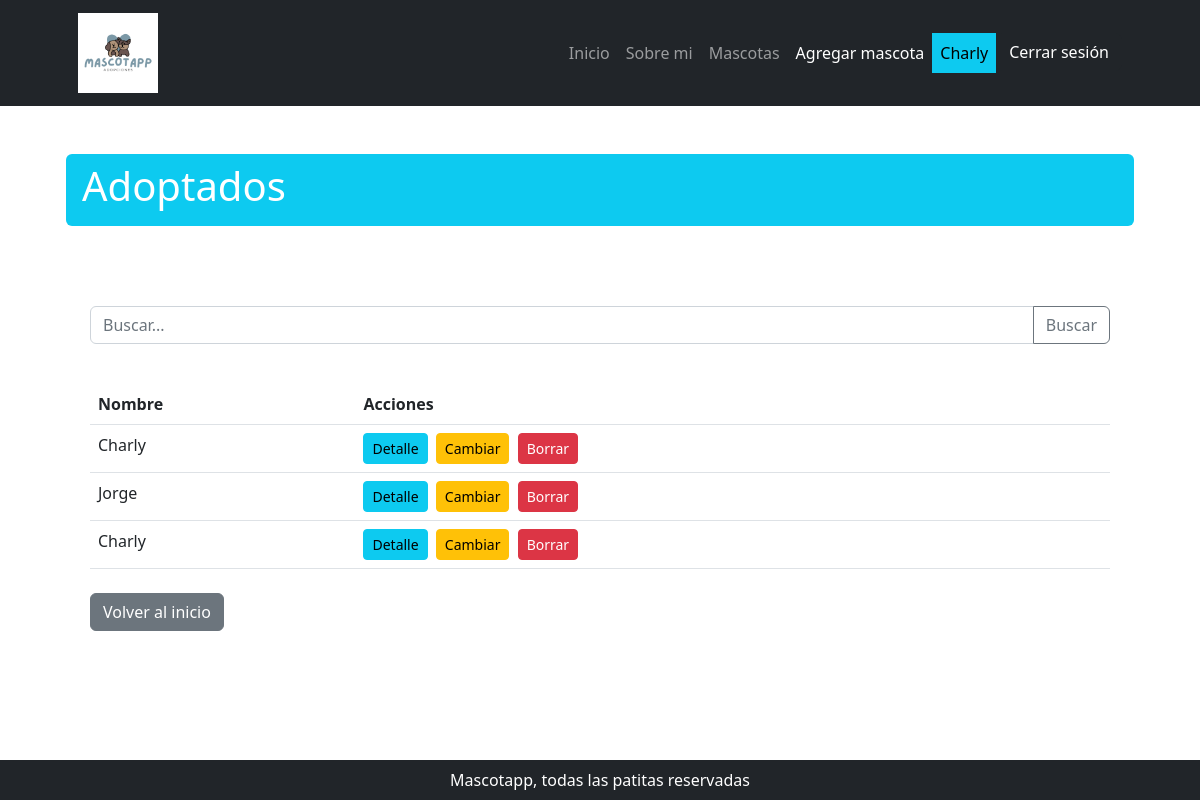
Page /adopcion/ (signed in) on the committed database.
### adopcion/models.py (models this page shows, shortened)
class Adopcion(models.Model):
    adoptante = models.ForeignKey(User, on_delete=models.CASCADE)
    mascota = models.ForeignKey("mascota.Mascota", on_delete=models.CASCADE)
    fecha_adopcion = models.DateTimeField(default=timezone.now, editable=False)
    class Meta:
        ordering = ("-fecha_adopcion",)

### adopcion/views.py (the view)
# urls.py: path('', views.AdopcionList.as_view(), name='adopcion_list'),
class AdopcionList(ListView):
    model = Adopcion
    template_name = 'adopcion/lista_adopciones.html'
    context_object_name = 'adopciones'

### adopcion/templates/adopcion/adopcion_list.html
{% extends 'core/base.html' %}
{% block titulo %}
Adoptados
{% endblock titulo %}
{% block contenido %}
<section class="container my-5">
    <section class="py-4">
        <form class="input-group mb-3" action="{% url 'adopcion:adopcion_list' %}" method="get">
            <input type="text" class="form-control" name="consulta" placeholder="Buscar..." aria-label="Buscar">
            <button class="btn btn-outline-secondary" type="submit" id="button-addon2">Buscar</button>
        </form>
    </section>
    {%if not object_list%}
    <p>No hay mascotas cargadas 🥳</p>
    {%else%}
    <table class="table table-hover">
        <thead>
            <tr>
                <th scope="col">Nombre</th>
                <th scope="col">Acciones</th>
            </tr>
        </thead>
        <tbody>
            {% for adopcion in object_list %}
            <tr>
                <td>{{ adopcion.adoptante.username }}</td>
                <td>
                    <a class="btn btn-info btn-sm me-1"
                        href="{% url 'adopcion:adopcion_detail' adopcion.id %}">Detalle</a>
                    <a class="btn btn-warning btn-sm me-1"
                        href="{% url 'adopcion:adopcion_update' adopcion.id %}">Cambiar</a>
                    <a class="btn btn-danger btn-sm" href="{% url 'adopcion:adopcion_delete' adopcion.id %}">Borrar</a>
                </td>
            </tr>
            {% endfor %}
        </tbody>
    </table>
    {%endif%}
    <section class="mt-4">
        <a class="btn btn-secondary" href="{% url 'core:home' %}" role="button">Volver al inicio</a>
    </section>
</section>
{% endblock contenido %}

### core/templates/core/base.html (shortened to what this page needs)
{% load static %}
<!DOCTYPE html>
<html lang="es">
    <head>
        <link href="{% static 'core/css/styles.css' %}" rel="stylesheet" />
    </head>
    <body>
        <nav class="navbar navbar-expand-lg navbar-dark bg-dark">
            <div class="container px-5">
                <a class="navbar-brand" href="{% url 'core:home' %}"><img src="{% static "core/img/logo.webp.png" %}" alt="Mascotapp"></a>
                <div class="collapse navbar-collapse" id="navbarSupportedContent">
                    <ul class="navbar-nav ms-auto mb-2 mb-lg-0">
                        <li class="nav-item"><a class="nav-link {% if request.path == '/' %} active {% endif %}" aria-current="page" href="{% url 'core:home' %}">Inicio</a></li>
                        <li class="nav-item"><a class="nav-link {% if request.path == '/sobre-mi/' %} active {% endif %}" href="{% url 'core:sobre_mi' %}">Sobre mi</a></li>
                        {% if user.is_authenticated %}
                            <li class="nav-item"><a class="nav-link {% if request.path == '/mascota/' %} active {% endif %}" href="{% url 'mascota:mascota_list' %}">Mascotas</a></li>
                            <li class="nav-item"><a class="nav-link {% if request.path == '/adopcion/' %} active {% endif %}" href="{% url 'mascota:mascota_create' %}">Agregar mascota</a></li>
                            <li class="nav-item"><a class="nav-link text-bg-info">{{ user.username }}</a></li>
                            <li class="nav-item">
                                <form action="{% url 'core:logout' %}" method="post">
                                    <button type="submit" class="btn btn-dark">Cerrar sesión</button>
                                </form>
                            </li>
                        {% else %}
                            <li class="nav-item"><a class="nav-link {% if request.path == '/login/' %} active {% endif %}" href="{% url 'core:login' %}">Login</a></li>
                            <li class="nav-item"><a class="nav-link {% if request.path == '/register/' %} active {% endif %}" href="{% url 'core:register' %}">Registrarse</a></li>
                        {% endif %}
                    </ul>
                </div>
            </div>
        </nav>
        <div class="container px-4 px-lg-5">
            <div class="row align-items-center my-5">
                <h1 class="pb-lg-3 text-white bg-info px-3 py-2 rounded">
                    {% block titulo %}{% endblock titulo %}
                </h1>
            </div>
            {% block contenido %}
            {% endblock contenido %}
        </div>
        {% include 'core/components/footer.html' %}
    </body>
</html>

### rows in the picture
Adopcion: adoptante.username "Charly"
Adopcion: adoptante.username "Jorge"
Adopcion: adoptante.username "Charly"

### other values in the picture
{{ user.username }} "Charly"
